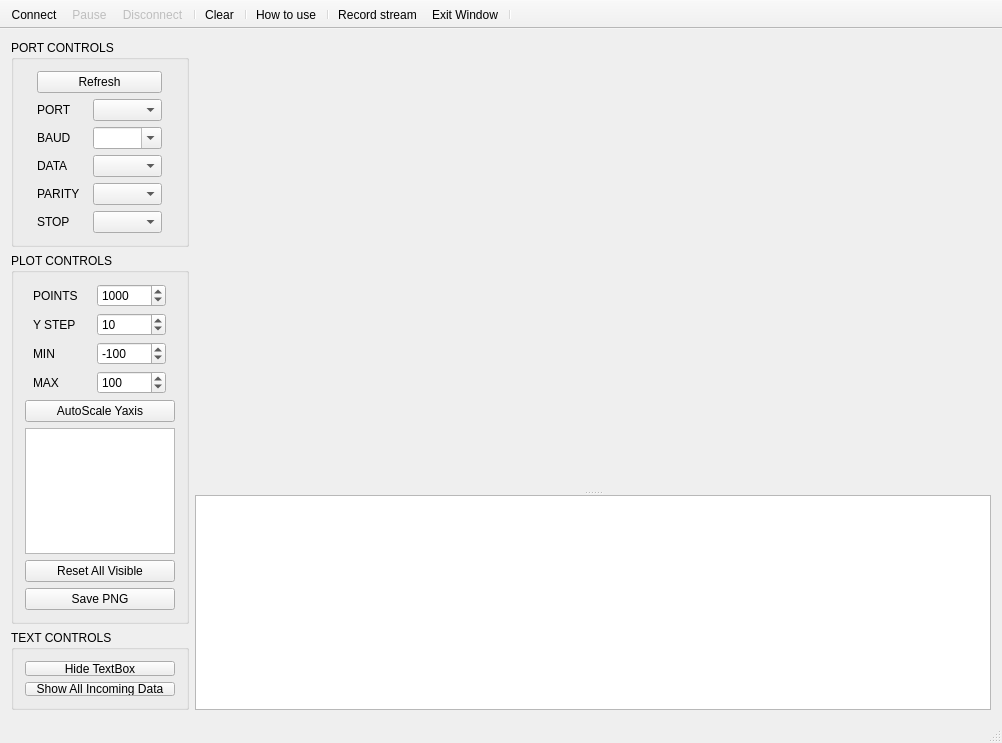
<?xml version="1.0" encoding="UTF-8"?>
<ui version="4.0">
 <class>serial_port_plotter</class>
 <widget class="QMainWindow" name="serial_port_plotter">
  <property name="geometry">
   <rect>
    <x>0</x>
    <y>0</y>
    <width>1002</width>
    <height>743</height>
   </rect>
  </property>
  <property name="minimumSize">
   <size>
    <width>840</width>
    <height>620</height>
   </size>
  </property>
  <property name="windowTitle">
   <string>MainWindow</string>
  </property>
  <widget class="QWidget" name="centralWidget">
   <layout class="QGridLayout" name="gridLayout_3">
    <item row="0" column="0">
     <layout class="QVBoxLayout" name="controlsLayout">
      <item>
       <widget class="QGroupBox" name="PortControlsBox">
        <property name="title">
         <string>PORT CONTROLS</string>
        </property>
        <property name="flat">
         <bool>false</bool>
        </property>
        <property name="checkable">
         <bool>false</bool>
        </property>
        <layout class="QGridLayout" name="gridLayout">
         <item row="0" column="0">
          <layout class="QVBoxLayout" name="verticalLayout_3">
           <item>
            <widget class="QPushButton" name="pushButton">
             <property name="sizePolicy">
              <sizepolicy hsizetype="Minimum" vsizetype="Fixed">
               <horstretch>0</horstretch>
               <verstretch>0</verstretch>
              </sizepolicy>
             </property>
             <property name="text">
              <string>Refresh</string>
             </property>
            </widget>
           </item>
           <item>
            <layout class="QHBoxLayout" name="horizontalLayout">
             <item>
              <widget class="QLabel" name="labelPort">
               <property name="maximumSize">
                <size>
                 <width>50</width>
                 <height>16777215</height>
                </size>
               </property>
               <property name="text">
                <string>PORT</string>
               </property>
              </widget>
             </item>
             <item>
              <widget class="QComboBox" name="comboPort">
               <property name="sizePolicy">
                <sizepolicy hsizetype="Fixed" vsizetype="Fixed">
                 <horstretch>0</horstretch>
                 <verstretch>0</verstretch>
                </sizepolicy>
               </property>
               <property name="minimumSize">
                <size>
                 <width>69</width>
                 <height>0</height>
                </size>
               </property>
               <property name="maximumSize">
                <size>
                 <width>69</width>
                 <height>16777215</height>
                </size>
               </property>
              </widget>
             </item>
            </layout>
           </item>
           <item>
            <layout class="QHBoxLayout" name="horizontalLayout_2">
             <item>
              <widget class="QLabel" name="labelBaud">
               <property name="maximumSize">
                <size>
                 <width>50</width>
                 <height>16777215</height>
                </size>
               </property>
               <property name="text">
                <string>BAUD</string>
               </property>
              </widget>
             </item>
             <item>
              <widget class="QComboBox" name="comboBaud">
               <property name="sizePolicy">
                <sizepolicy hsizetype="Fixed" vsizetype="Fixed">
                 <horstretch>0</horstretch>
                 <verstretch>0</verstretch>
                </sizepolicy>
               </property>
               <property name="minimumSize">
                <size>
                 <width>69</width>
                 <height>0</height>
                </size>
               </property>
               <property name="maximumSize">
                <size>
                 <width>69</width>
                 <height>16777215</height>
                </size>
               </property>
               <property name="editable">
                <bool>true</bool>
               </property>
              </widget>
             </item>
            </layout>
           </item>
           <item>
            <layout class="QHBoxLayout" name="horizontalLayout_3">
             <item>
              <widget class="QLabel" name="labelData">
               <property name="maximumSize">
                <size>
                 <width>50</width>
                 <height>16777215</height>
                </size>
               </property>
               <property name="text">
                <string>DATA</string>
               </property>
              </widget>
             </item>
             <item>
              <widget class="QComboBox" name="comboData">
               <property name="sizePolicy">
                <sizepolicy hsizetype="Fixed" vsizetype="Fixed">
                 <horstretch>0</horstretch>
                 <verstretch>0</verstretch>
                </sizepolicy>
               </property>
               <property name="minimumSize">
                <size>
                 <width>69</width>
                 <height>0</height>
                </size>
               </property>
               <property name="maximumSize">
                <size>
                 <width>69</width>
                 <height>16777215</height>
                </size>
               </property>
              </widget>
             </item>
            </layout>
           </item>
           <item>
            <layout class="QHBoxLayout" name="horizontalLayout_4">
             <item>
              <widget class="QLabel" name="labelParity">
               <property name="maximumSize">
                <size>
                 <width>50</width>
                 <height>16777215</height>
                </size>
               </property>
               <property name="text">
                <string>PARITY</string>
               </property>
              </widget>
             </item>
             <item>
              <widget class="QComboBox" name="comboParity">
               <property name="sizePolicy">
                <sizepolicy hsizetype="Fixed" vsizetype="Fixed">
                 <horstretch>0</horstretch>
                 <verstretch>0</verstretch>
                </sizepolicy>
               </property>
               <property name="minimumSize">
                <size>
                 <width>69</width>
                 <height>0</height>
                </size>
               </property>
               <property name="maximumSize">
                <size>
                 <width>69</width>
                 <height>16777215</height>
                </size>
               </property>
              </widget>
             </item>
            </layout>
           </item>
           <item>
            <layout class="QHBoxLayout" name="horizontalLayout_5">
             <item>
              <widget class="QLabel" name="labelStop">
               <property name="maximumSize">
                <size>
                 <width>50</width>
                 <height>16777215</height>
                </size>
               </property>
               <property name="text">
                <string>STOP</string>
               </property>
              </widget>
             </item>
             <item>
              <widget class="QComboBox" name="comboStop">
               <property name="sizePolicy">
                <sizepolicy hsizetype="Fixed" vsizetype="Fixed">
                 <horstretch>0</horstretch>
                 <verstretch>0</verstretch>
                </sizepolicy>
               </property>
               <property name="minimumSize">
                <size>
                 <width>69</width>
                 <height>0</height>
                </size>
               </property>
               <property name="maximumSize">
                <size>
                 <width>69</width>
                 <height>16777215</height>
                </size>
               </property>
              </widget>
             </item>
            </layout>
           </item>
          </layout>
         </item>
        </layout>
       </widget>
      </item>
      <item>
       <widget class="QGroupBox" name="PlotControlsBox">
        <property name="title">
         <string>PLOT CONTROLS</string>
        </property>
        <layout class="QGridLayout" name="gridLayout_2">
         <item row="0" column="0">
          <layout class="QVBoxLayout" name="plotControlsLayout">
           <item>
            <layout class="QHBoxLayout" name="horizontalLayout_10">
             <item>
              <widget class="QLabel" name="pointsLabel">
               <property name="minimumSize">
                <size>
                 <width>50</width>
                 <height>0</height>
                </size>
               </property>
               <property name="maximumSize">
                <size>
                 <width>50</width>
                 <height>16777215</height>
                </size>
               </property>
               <property name="text">
                <string>POINTS</string>
               </property>
              </widget>
             </item>
             <item>
              <widget class="QSpinBox" name="spinPoints">
               <property name="minimumSize">
                <size>
                 <width>69</width>
                 <height>0</height>
                </size>
               </property>
               <property name="maximumSize">
                <size>
                 <width>69</width>
                 <height>16777215</height>
                </size>
               </property>
               <property name="minimum">
                <number>0</number>
               </property>
               <property name="maximum">
                <number>999999999</number>
               </property>
               <property name="singleStep">
                <number>10</number>
               </property>
               <property name="value">
                <number>1000</number>
               </property>
              </widget>
             </item>
            </layout>
           </item>
           <item>
            <layout class="QHBoxLayout" name="horizontalLayout_9">
             <item>
              <widget class="QLabel" name="labelYStep">
               <property name="minimumSize">
                <size>
                 <width>50</width>
                 <height>0</height>
                </size>
               </property>
               <property name="maximumSize">
                <size>
                 <width>50</width>
                 <height>16777215</height>
                </size>
               </property>
               <property name="text">
                <string>Y STEP</string>
               </property>
              </widget>
             </item>
             <item>
              <widget class="QSpinBox" name="spinYStep">
               <property name="minimumSize">
                <size>
                 <width>69</width>
                 <height>0</height>
                </size>
               </property>
               <property name="maximumSize">
                <size>
                 <width>69</width>
                 <height>16777215</height>
                </size>
               </property>
               <property name="minimum">
                <number>1</number>
               </property>
               <property name="maximum">
                <number>10000</number>
               </property>
               <property name="singleStep">
                <number>1</number>
               </property>
               <property name="value">
                <number>10</number>
               </property>
              </widget>
             </item>
            </layout>
           </item>
           <item>
            <layout class="QHBoxLayout" name="horizontalLayout_7">
             <item>
              <widget class="QLabel" name="label">
               <property name="minimumSize">
                <size>
                 <width>50</width>
                 <height>0</height>
                </size>
               </property>
               <property name="maximumSize">
                <size>
                 <width>50</width>
                 <height>16777215</height>
                </size>
               </property>
               <property name="text">
                <string>MIN</string>
               </property>
              </widget>
             </item>
             <item>
              <widget class="QSpinBox" name="spinAxesMin">
               <property name="minimumSize">
                <size>
                 <width>69</width>
                 <height>0</height>
                </size>
               </property>
               <property name="maximumSize">
                <size>
                 <width>69</width>
                 <height>16777215</height>
                </size>
               </property>
               <property name="minimum">
                <number>-65536</number>
               </property>
               <property name="maximum">
                <number>65536</number>
               </property>
               <property name="singleStep">
                <number>10</number>
               </property>
               <property name="value">
                <number>-100</number>
               </property>
              </widget>
             </item>
            </layout>
           </item>
           <item>
            <layout class="QHBoxLayout" name="horizontalLayout_8">
             <item>
              <widget class="QLabel" name="label_2">
               <property name="minimumSize">
                <size>
                 <width>50</width>
                 <height>0</height>
                </size>
               </property>
               <property name="maximumSize">
                <size>
                 <width>50</width>
                 <height>16777215</height>
                </size>
               </property>
               <property name="text">
                <string>MAX</string>
               </property>
              </widget>
             </item>
             <item>
              <widget class="QSpinBox" name="spinAxesMax">
               <property name="minimumSize">
                <size>
                 <width>69</width>
                 <height>0</height>
                </size>
               </property>
               <property name="maximumSize">
                <size>
                 <width>69</width>
                 <height>16777215</height>
                </size>
               </property>
               <property name="minimum">
                <number>-65536</number>
               </property>
               <property name="maximum">
                <number>65536</number>
               </property>
               <property name="singleStep">
                <number>10</number>
               </property>
               <property name="value">
                <number>100</number>
               </property>
              </widget>
             </item>
            </layout>
           </item>
           <item>
            <widget class="QPushButton" name="pushButton_AutoScale">
             <property name="sizeIncrement">
              <size>
               <width>0</width>
               <height>8</height>
              </size>
             </property>
             <property name="text">
              <string>AutoScale Yaxis</string>
             </property>
            </widget>
           </item>
           <item>
            <widget class="QListWidget" name="listWidget_Channels">
             <property name="sizePolicy">
              <sizepolicy hsizetype="Minimum" vsizetype="MinimumExpanding">
               <horstretch>0</horstretch>
               <verstretch>0</verstretch>
              </sizepolicy>
             </property>
             <property name="minimumSize">
              <size>
               <width>0</width>
               <height>0</height>
              </size>
             </property>
             <property name="maximumSize">
              <size>
               <width>150</width>
               <height>16777215</height>
              </size>
             </property>
             <property name="layoutDirection">
              <enum>Qt::LeftToRight</enum>
             </property>
             <property name="autoScroll">
              <bool>false</bool>
             </property>
             <property name="editTriggers">
              <set>QAbstractItemView::NoEditTriggers</set>
             </property>
             <property name="alternatingRowColors">
              <bool>true</bool>
             </property>
             <property name="selectionBehavior">
              <enum>QAbstractItemView::SelectItems</enum>
             </property>
             <property name="textElideMode">
              <enum>Qt::ElideMiddle</enum>
             </property>
             <property name="resizeMode">
              <enum>QListView::Adjust</enum>
             </property>
             <property name="modelColumn">
              <number>0</number>
             </property>
             <property name="selectionRectVisible">
              <bool>true</bool>
             </property>
            </widget>
           </item>
           <item>
            <widget class="QPushButton" name="pushButton_ResetVisible">
             <property name="text">
              <string>Reset All Visible</string>
             </property>
            </widget>
           </item>
           <item>
            <widget class="QPushButton" name="savePNGButton">
             <property name="text">
              <string>Save PNG</string>
             </property>
            </widget>
           </item>
          </layout>
         </item>
        </layout>
       </widget>
      </item>
      <item>
       <spacer name="verticalSpacer">
        <property name="orientation">
         <enum>Qt::Vertical</enum>
        </property>
        <property name="sizeHint" stdset="0">
         <size>
          <width>20</width>
          <height>40</height>
         </size>
        </property>
       </spacer>
      </item>
      <item>
       <widget class="QGroupBox" name="gridGroupBox">
        <property name="minimumSize">
         <size>
          <width>0</width>
          <height>80</height>
         </size>
        </property>
        <property name="title">
         <string>TEXT CONTROLS</string>
        </property>
        <layout class="QGridLayout" name="TextControlsBox">
         <item row="0" column="0">
          <layout class="QVBoxLayout" name="verticalLayout">
           <item>
            <widget class="QPushButton" name="pushButton_TextEditHide">
             <property name="sizePolicy">
              <sizepolicy hsizetype="Minimum" vsizetype="Preferred">
               <horstretch>0</horstretch>
               <verstretch>0</verstretch>
              </sizepolicy>
             </property>
             <property name="text">
              <string>Hide TextBox</string>
             </property>
             <property name="checkable">
              <bool>true</bool>
             </property>
             <property name="checked">
              <bool>false</bool>
             </property>
            </widget>
           </item>
           <item>
            <widget class="QPushButton" name="pushButton_ShowallData">
             <property name="sizePolicy">
              <sizepolicy hsizetype="Minimum" vsizetype="Preferred">
               <horstretch>0</horstretch>
               <verstretch>0</verstretch>
              </sizepolicy>
             </property>
             <property name="text">
              <string>Show All Incoming Data</string>
             </property>
             <property name="checkable">
              <bool>true</bool>
             </property>
            </widget>
           </item>
          </layout>
         </item>
        </layout>
       </widget>
      </item>
     </layout>
    </item>
    <item row="0" column="1">
     <layout class="QGridLayout" name="gridLayout_4">
      <item row="1" column="0">
       <widget class="QSplitter" name="splitter">
        <property name="sizePolicy">
         <sizepolicy hsizetype="Expanding" vsizetype="MinimumExpanding">
          <horstretch>0</horstretch>
          <verstretch>0</verstretch>
         </sizepolicy>
        </property>
        <property name="font">
         <font>
          <family>Consolas</family>
         </font>
        </property>
        <property name="frameShape">
         <enum>QFrame::NoFrame</enum>
        </property>
        <property name="orientation">
         <enum>Qt::Vertical</enum>
        </property>
        <property name="opaqueResize">
         <bool>true</bool>
        </property>
        <property name="handleWidth">
         <number>5</number>
        </property>
        <property name="childrenCollapsible">
         <bool>false</bool>
        </property>
        <widget class="QCustomPlot" name="plot" native="true">
         <property name="sizePolicy">
          <sizepolicy hsizetype="Preferred" vsizetype="Expanding">
           <horstretch>0</horstretch>
           <verstretch>0</verstretch>
          </sizepolicy>
         </property>
         <property name="minimumSize">
          <size>
           <width>0</width>
           <height>400</height>
          </size>
         </property>
        </widget>
        <widget class="QTextEdit" name="textEdit_UartWindow">
         <property name="sizePolicy">
          <sizepolicy hsizetype="Preferred" vsizetype="Minimum">
           <horstretch>0</horstretch>
           <verstretch>0</verstretch>
          </sizepolicy>
         </property>
         <property name="minimumSize">
          <size>
           <width>0</width>
           <height>150</height>
          </size>
         </property>
        </widget>
       </widget>
      </item>
      <item row="0" column="0">
       <spacer name="horizontalSpacer">
        <property name="orientation">
         <enum>Qt::Horizontal</enum>
        </property>
        <property name="sizeHint" stdset="0">
         <size>
          <width>40</width>
          <height>1</height>
         </size>
        </property>
       </spacer>
      </item>
     </layout>
    </item>
   </layout>
  </widget>
  <widget class="QStatusBar" name="statusBar"/>
  <widget class="QToolBar" name="toolBar">
   <property name="enabled">
    <bool>true</bool>
   </property>
   <property name="windowTitle">
    <string>toolBar</string>
   </property>
   <property name="movable">
    <bool>false</bool>
   </property>
   <property name="allowedAreas">
    <set>Qt::TopToolBarArea</set>
   </property>
   <property name="floatable">
    <bool>false</bool>
   </property>
   <attribute name="toolBarArea">
    <enum>TopToolBarArea</enum>
   </attribute>
   <attribute name="toolBarBreak">
    <bool>false</bool>
   </attribute>
   <addaction name="actionConnect"/>
   <addaction name="actionPause_Plot"/>
   <addaction name="actionDisconnect"/>
   <addaction name="separator"/>
   <addaction name="actionClear"/>
   <addaction name="separator"/>
   <addaction name="actionHow_to_use"/>
   <addaction name="separator"/>
   <addaction name="actionRecord_stream"/>
   <addaction name="actionExit_Window"/>
   <addaction name="separator"/>
  </widget>
  <action name="actionConnect">
   <property name="icon">
    <iconset resource="../../resource/EOL_CAN_Tool.qrc">
     <normaloff>:/serial_port_plotter/play_nor.png</normaloff>
     <normalon>:/serial_port_plotter/play_nor.png</normalon>
     <disabledoff>:/serial_port_plotter/play_dis.png</disabledoff>
     <disabledon>:/serial_port_plotter/play_dis.png</disabledon>
     <activeoff>:/serial_port_plotter/play_act.png</activeoff>
     <activeon>:/serial_port_plotter/play_act.png</activeon>
     <selectedoff>:/serial_port_plotter/play_act.png</selectedoff>
     <selectedon>:/serial_port_plotter/play_act.png</selectedon>:/serial_port_plotter/play_nor.png</iconset>
   </property>
   <property name="text">
    <string>Connect</string>
   </property>
   <property name="toolTip">
    <string>Connect to COM port</string>
   </property>
  </action>
  <action name="actionPause_Plot">
   <property name="enabled">
    <bool>false</bool>
   </property>
   <property name="icon">
    <iconset resource="../../resource/EOL_CAN_Tool.qrc">
     <normaloff>:/serial_port_plotter/pause_nor.png</normaloff>
     <normalon>:/serial_port_plotter/pause_nor.png</normalon>
     <disabledoff>:/serial_port_plotter/pause_dis.png</disabledoff>
     <disabledon>:/serial_port_plotter/pause_dis.png</disabledon>
     <activeoff>:/serial_port_plotter/pause_act.png</activeoff>
     <activeon>:/serial_port_plotter/pause_act.png</activeon>
     <selectedoff>:/serial_port_plotter/pause_act.png</selectedoff>
     <selectedon>:/serial_port_plotter/pause_act.png</selectedon>:/serial_port_plotter/pause_nor.png</iconset>
   </property>
   <property name="text">
    <string>Pause</string>
   </property>
   <property name="toolTip">
    <string>Pause plot</string>
   </property>
  </action>
  <action name="actionDisconnect">
   <property name="enabled">
    <bool>false</bool>
   </property>
   <property name="icon">
    <iconset resource="../../resource/EOL_CAN_Tool.qrc">
     <normaloff>:/serial_port_plotter/stop_nor.png</normaloff>
     <normalon>:/serial_port_plotter/stop_nor.png</normalon>
     <disabledoff>:/serial_port_plotter/stop_dis.png</disabledoff>
     <disabledon>:/serial_port_plotter/stop_dis.png</disabledon>
     <activeoff>:/serial_port_plotter/stop_act.png</activeoff>
     <activeon>:/serial_port_plotter/stop_act.png</activeon>
     <selectedoff>:/serial_port_plotter/stop_act.png</selectedoff>
     <selectedon>:/serial_port_plotter/stop_act.png</selectedon>:/serial_port_plotter/stop_nor.png</iconset>
   </property>
   <property name="text">
    <string>Disconnect</string>
   </property>
   <property name="toolTip">
    <string>Disconnect COM port</string>
   </property>
  </action>
  <action name="actionClear">
   <property name="enabled">
    <bool>true</bool>
   </property>
   <property name="icon">
    <iconset resource="../../resource/EOL_CAN_Tool.qrc">
     <normaloff>:/serial_port_plotter/clear_nor.png</normaloff>
     <normalon>:/serial_port_plotter/clear_nor.png</normalon>
     <disabledoff>:/serial_port_plotter/clear_dis.png</disabledoff>
     <disabledon>:/serial_port_plotter/clear_dis.png</disabledon>
     <activeoff>:/serial_port_plotter/clear_act.png</activeoff>
     <activeon>:/serial_port_plotter/clear_act.png</activeon>
     <selectedoff>:/serial_port_plotter/clear_act.png</selectedoff>
     <selectedon>:/serial_port_plotter/clear_act.png</selectedon>:/serial_port_plotter/clear_nor.png</iconset>
   </property>
   <property name="text">
    <string>Clear</string>
   </property>
   <property name="toolTip">
    <string>Clear plot data</string>
   </property>
  </action>
  <action name="actionHow_to_use">
   <property name="icon">
    <iconset resource="../../resource/EOL_CAN_Tool.qrc">
     <normaloff>:/serial_port_plotter/help_nor.png</normaloff>
     <normalon>:/serial_port_plotter/help_nor.png</normalon>
     <disabledoff>:/serial_port_plotter/help_dis.png</disabledoff>
     <disabledon>:/serial_port_plotter/help_dis.png</disabledon>
     <activeoff>:/serial_port_plotter/help_act.png</activeoff>
     <activeon>:/serial_port_plotter/help_act.png</activeon>
     <selectedoff>:/serial_port_plotter/help_act.png</selectedoff>
     <selectedon>:/serial_port_plotter/help_act.png</selectedon>:/serial_port_plotter/help_nor.png</iconset>
   </property>
   <property name="text">
    <string>How to use</string>
   </property>
  </action>
  <action name="actionRecord_stream">
   <property name="checkable">
    <bool>true</bool>
   </property>
   <property name="checked">
    <bool>false</bool>
   </property>
   <property name="enabled">
    <bool>true</bool>
   </property>
   <property name="icon">
    <iconset resource="../../resource/EOL_CAN_Tool.qrc">
     <normaloff>:/icons/line_icon_set/document.png</normaloff>
     <normalon>:/icons/line_icon_set_text/document.png</normalon>
     <disabledoff>:/icons/line_icon_set/document.png</disabledoff>:/icons/line_icon_set/document.png</iconset>
   </property>
   <property name="text">
    <string>Record stream</string>
   </property>
   <property name="toolTip">
    <string>Record the incoming data to a .csv file ( shortcut : s )</string>
   </property>
   <property name="shortcut">
    <string/>
   </property>
   <property name="visible">
    <bool>true</bool>
   </property>
  </action>
  <action name="actionExit_Window">
   <property name="checkable">
    <bool>false</bool>
   </property>
   <property name="icon">
    <iconset resource="../../resource/EOL_CAN_Tool.qrc">
     <normaloff>:/serial_port_plotter/icons/lynny-2x/Left Arrow 2.png</normaloff>
     <normalon>:/serial_port_plotter/icons/lynny-2x_white/Left Arrow 2.png</normalon>:/serial_port_plotter/icons/lynny-2x/Left Arrow 2.png</iconset>
   </property>
   <property name="text">
    <string>Exit Window</string>
   </property>
   <property name="toolTip">
    <string>Exit Window</string>
   </property>
   <property name="shortcut">
    <string>Esc</string>
   </property>
  </action>
 </widget>
 <layoutdefault spacing="6" margin="11"/>
 <customwidgets>
  <customwidget>
   <class>QCustomPlot</class>
   <extends>QWidget</extends>
   <header location="global">qcustomplot/qcustomplot.h</header>
   <container>1</container>
  </customwidget>
 </customwidgets>
 <resources>
  <include location="../../resource/EOL_CAN_Tool.qrc"/>
 </resources>
 <connections/>
</ui>
